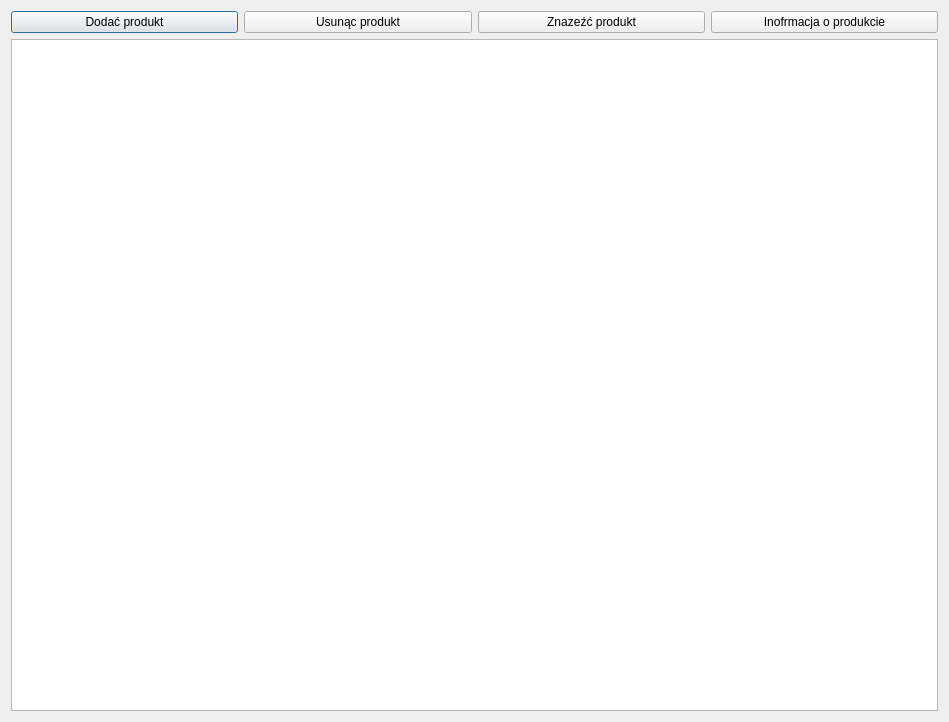
<?xml version="1.0" encoding="UTF-8"?>
<ui version="4.0">
 <class>WszystkieProdukty</class>
 <widget class="QDialog" name="WszystkieProdukty">
  <property name="geometry">
   <rect>
    <x>0</x>
    <y>0</y>
    <width>949</width>
    <height>722</height>
   </rect>
  </property>
  <property name="windowTitle">
   <string>Dialog</string>
  </property>
  <layout class="QHBoxLayout" name="horizontalLayout_2">
   <item>
    <layout class="QVBoxLayout" name="verticalLayout">
     <item>
      <layout class="QHBoxLayout" name="horizontalLayout">
       <item>
        <widget class="QPushButton" name="DodacButton">
         <property name="text">
          <string>Dodać produkt</string>
         </property>
        </widget>
       </item>
       <item>
        <widget class="QPushButton" name="UsunacButton">
         <property name="text">
          <string>Usunąc produkt</string>
         </property>
        </widget>
       </item>
       <item>
        <widget class="QPushButton" name="ZnalezcButton">
         <property name="text">
          <string>Znazeźć produkt</string>
         </property>
        </widget>
       </item>
       <item>
        <widget class="QPushButton" name="InfomacjaButton">
         <property name="text">
          <string>Inofrmacja o produkcie</string>
         </property>
        </widget>
       </item>
      </layout>
     </item>
     <item>
      <widget class="QListWidget" name="listWidget"/>
     </item>
    </layout>
   </item>
  </layout>
 </widget>
 <resources/>
 <connections/>
</ui>
